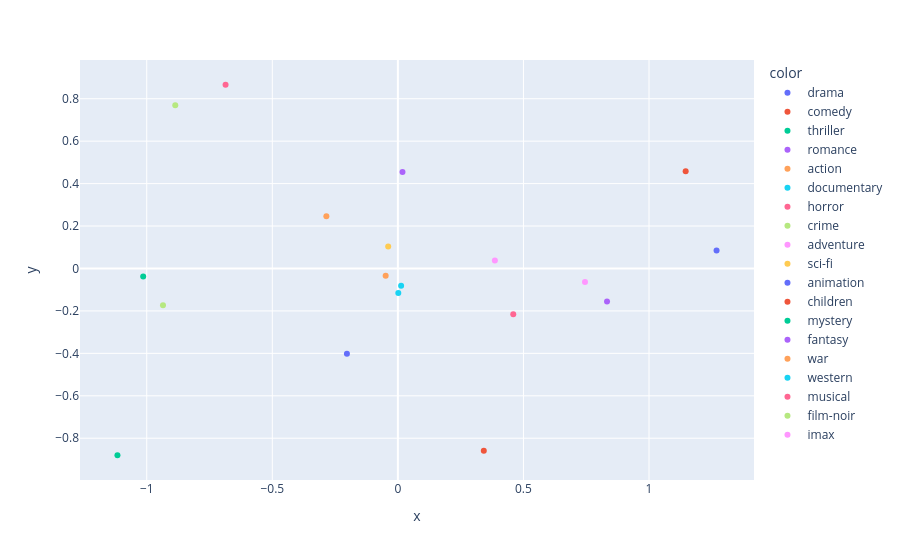

Notebook code cell kept with this figure:
### Code cell
import plotly.express as px
px.scatter(x=genre_df_2D[:, 0], y=genre_df_2D[:, 1], color=unique_genres)

### Figure 1 — Plotly figure (JSON) as saved in the notebook; plotly's stock layout.template omitted (floating-point values rounded to 4 significant figures)
{"data": [{"hovertemplate": "color=drama<br>x=%{x}<br>y=%{y}<extra></extra>", "legendgroup": "drama", "marker": {"color": "#636efa", "symbol": "circle"}, "mode": "markers", "name": "drama", "orientation": "v", "showlegend": true, "type": "scatter", "x": [-0.2029], "xaxis": "x", "y": [-0.4021], "yaxis": "y"}, {"hovertemplate": "color=comedy<br>x=%{x}<br>y=%{y}<extra></extra>", "legendgroup": "comedy", "marker": {"color": "#EF553B", "symbol": "circle"}, "mode": "markers", "name": "comedy", "orientation": "v", "showlegend": true, "type": "scatter", "x": [0.3422], "xaxis": "x", "y": [-0.859], "yaxis": "y"}, {"hovertemplate": "color=thriller<br>x=%{x}<br>y=%{y}<extra></extra>", "legendgroup": "thriller", "marker": {"color": "#00cc96", "symbol": "circle"}, "mode": "markers", "name": "thriller", "orientation": "v", "showlegend": true, "type": "scatter", "x": [-1.117], "xaxis": "x", "y": [-0.8802], "yaxis": "y"}, {"hovertemplate": "color=romance<br>x=%{x}<br>y=%{y}<extra></extra>", "legendgroup": "romance", "marker": {"color": "#ab63fa", "symbol": "circle"}, "mode": "markers", "name": "romance", "orientation": "v", "showlegend": true, "type": "scatter", "x": [0.01836], "xaxis": "x", "y": [0.4546], "yaxis": "y"}, {"hovertemplate": "color=action<br>x=%{x}<br>y=%{y}<extra></extra>", "legendgroup": "action", "marker": {"color": "#FFA15A", "symbol": "circle"}, "mode": "markers", "name": "action", "orientation": "v", "showlegend": true, "type": "scatter", "x": [-0.2847], "xaxis": "x", "y": [0.2462], "yaxis": "y"}, {"hovertemplate": "color=documentary<br>x=%{x}<br>y=%{y}<extra></extra>", "legendgroup": "documentary", "marker": {"color": "#19d3f3", "symbol": "circle"}, "mode": "markers", "name": "documentary", "orientation": "v", "showlegend": true, "type": "scatter", "x": [0.0129], "xaxis": "x", "y": [-0.08114], "yaxis": "y"}, {"hovertemplate": "color=horror<br>x=%{x}<br>y=%{y}<extra></extra>", "legendgroup": "horror", "marker": {"color": "#FF6692", "symbol": "circle"}, "mode": "markers", "name": "horror", "orientation": "v", "showlegend": true, "type": "scatter", "x": [-0.6861], "xaxis": "x", "y": [0.8659], "yaxis": "y"}, {"hovertemplate": "color=crime<br>x=%{x}<br>y=%{y}<extra></extra>", "legendgroup": "crime", "marker": {"color": "#B6E880", "symbol": "circle"}, "mode": "markers", "name": "crime", "orientation": "v", "showlegend": true, "type": "scatter", "x": [-0.8864], "xaxis": "x", "y": [0.7696], "yaxis": "y"}, {"hovertemplate": "color=adventure<br>x=%{x}<br>y=%{y}<extra></extra>", "legendgroup": "adventure", "marker": {"color": "#FF97FF", "symbol": "circle"}, "mode": "markers", "name": "adventure", "orientation": "v", "showlegend": true, "type": "scatter", "x": [0.745], "xaxis": "x", "y": [-0.06391], "yaxis": "y"}, {"hovertemplate": "color=sci-fi<br>x=%{x}<br>y=%{y}<extra></extra>", "legendgroup": "sci-fi", "marker": {"color": "#FECB52", "symbol": "circle"}, "mode": "markers", "name": "sci-fi", "orientation": "v", "showlegend": true, "type": "scatter", "x": [-0.03857], "xaxis": "x", "y": [0.1036], "yaxis": "y"}, {"hovertemplate": "color=animation<br>x=%{x}<br>y=%{y}<extra></extra>", "legendgroup": "animation", "marker": {"color": "#636efa", "symbol": "circle"}, "mode": "markers", "name": "animation", "orientation": "v", "showlegend": true, "type": "scatter", "x": [1.269], "xaxis": "x", "y": [0.08475], "yaxis": "y"}, {"hovertemplate": "color=children<br>x=%{x}<br>y=%{y}<extra></extra>", "legendgroup": "children", "marker": {"color": "#EF553B", "symbol": "circle"}, "mode": "markers", "name": "children", "orientation": "v", "showlegend": true, "type": "scatter", "x": [1.146], "xaxis": "x", "y": [0.4577], "yaxis": "y"}, {"hovertemplate": "color=mystery<br>x=%{x}<br>y=%{y}<extra></extra>", "legendgroup": "mystery", "marker": {"color": "#00cc96", "symbol": "circle"}, "mode": "markers", "name": "mystery", "orientation": "v", "showlegend": true, "type": "scatter", "x": [-1.014], "xaxis": "x", "y": [-0.03777], "yaxis": "y"}, {"hovertemplate": "color=fantasy<br>x=%{x}<br>y=%{y}<extra></extra>", "legendgroup": "fantasy", "marker": {"color": "#ab63fa", "symbol": "circle"}, "mode": "markers", "name": "fantasy", "orientation": "v", "showlegend": true, "type": "scatter", "x": [0.8328], "xaxis": "x", "y": [-0.1555], "yaxis": "y"}, {"hovertemplate": "color=war<br>x=%{x}<br>y=%{y}<extra></extra>", "legendgroup": "war", "marker": {"color": "#FFA15A", "symbol": "circle"}, "mode": "markers", "name": "war", "orientation": "v", "showlegend": true, "type": "scatter", "x": [-0.04866], "xaxis": "x", "y": [-0.03481], "yaxis": "y"}, {"hovertemplate": "color=western<br>x=%{x}<br>y=%{y}<extra></extra>", "legendgroup": "western", "marker": {"color": "#19d3f3", "symbol": "circle"}, "mode": "markers", "name": "western", "orientation": "v", "showlegend": true, "type": "scatter", "x": [0.001698], "xaxis": "x", "y": [-0.1158], "yaxis": "y"}, {"hovertemplate": "color=musical<br>x=%{x}<br>y=%{y}<extra></extra>", "legendgroup": "musical", "marker": {"color": "#FF6692", "symbol": "circle"}, "mode": "markers", "name": "musical", "orientation": "v", "showlegend": true, "type": "scatter", "x": [0.4594], "xaxis": "x", "y": [-0.2161], "yaxis": "y"}, {"hovertemplate": "color=film-noir<br>x=%{x}<br>y=%{y}<extra></extra>", "legendgroup": "film-noir", "marker": {"color": "#B6E880", "symbol": "circle"}, "mode": "markers", "name": "film-noir", "orientation": "v", "showlegend": true, "type": "scatter", "x": [-0.9353], "xaxis": "x", "y": [-0.1736], "yaxis": "y"}, {"hovertemplate": "color=imax<br>x=%{x}<br>y=%{y}<extra></extra>", "legendgroup": "imax", "marker": {"color": "#FF97FF", "symbol": "circle"}, "mode": "markers", "name": "imax", "orientation": "v", "showlegend": true, "type": "scatter", "x": [0.3862], "xaxis": "x", "y": [0.03764], "yaxis": "y"}], "layout": {"legend": {"title": {"text": "color"}, "tracegroupgap": 0}, "margin": {"t": 60}, "xaxis": {"anchor": "y", "domain": [0, 1], "title": {"text": "x"}}, "yaxis": {"anchor": "x", "domain": [0, 1], "title": {"text": "y"}}}}
